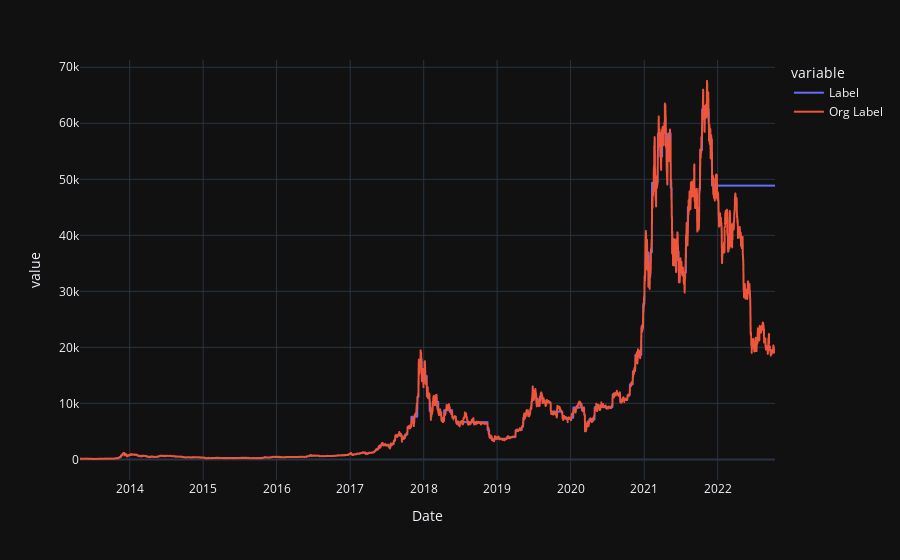

Source (notebook cell):
### Code cell
fig = px.line(predictions, x='Date', y=["Label",'Org Label'], template = 'plotly_dark')
fig.show()

### Figure 1 — Plotly figure (JSON) as saved in the notebook; plotly's stock layout.template omitted (floating-point values rounded to 4 significant figures; data arrays with more than 128 entries replaced by an {"elided": "..."} marker saying what was removed)
{"data": [{"hovertemplate": "variable=Label<br>Date=%{x}<br>value=%{y}<extra></extra>", "legendgroup": "Label", "line": {"color": "#636efa", "dash": "solid"}, "marker": {"symbol": "circle"}, "mode": "lines", "name": "Label", "showlegend": true, "type": "scattergl", "x": {"elided": "3448 str values"}, "xaxis": "x", "y": {"elided": "3448 float values"}, "yaxis": "y"}, {"hovertemplate": "variable=Org Label<br>Date=%{x}<br>value=%{y}<extra></extra>", "legendgroup": "Org Label", "line": {"color": "#EF553B", "dash": "solid"}, "marker": {"symbol": "circle"}, "mode": "lines", "name": "Org Label", "showlegend": true, "type": "scattergl", "x": {"elided": "3448 str values"}, "xaxis": "x", "y": {"elided": "3448 float values"}, "yaxis": "y"}], "layout": {"legend": {"title": {"text": "variable"}, "tracegroupgap": 0}, "margin": {"t": 60}, "xaxis": {"anchor": "y", "domain": [0, 1], "title": {"text": "Date"}}, "yaxis": {"anchor": "x", "domain": [0, 1], "title": {"text": "value"}}}}
